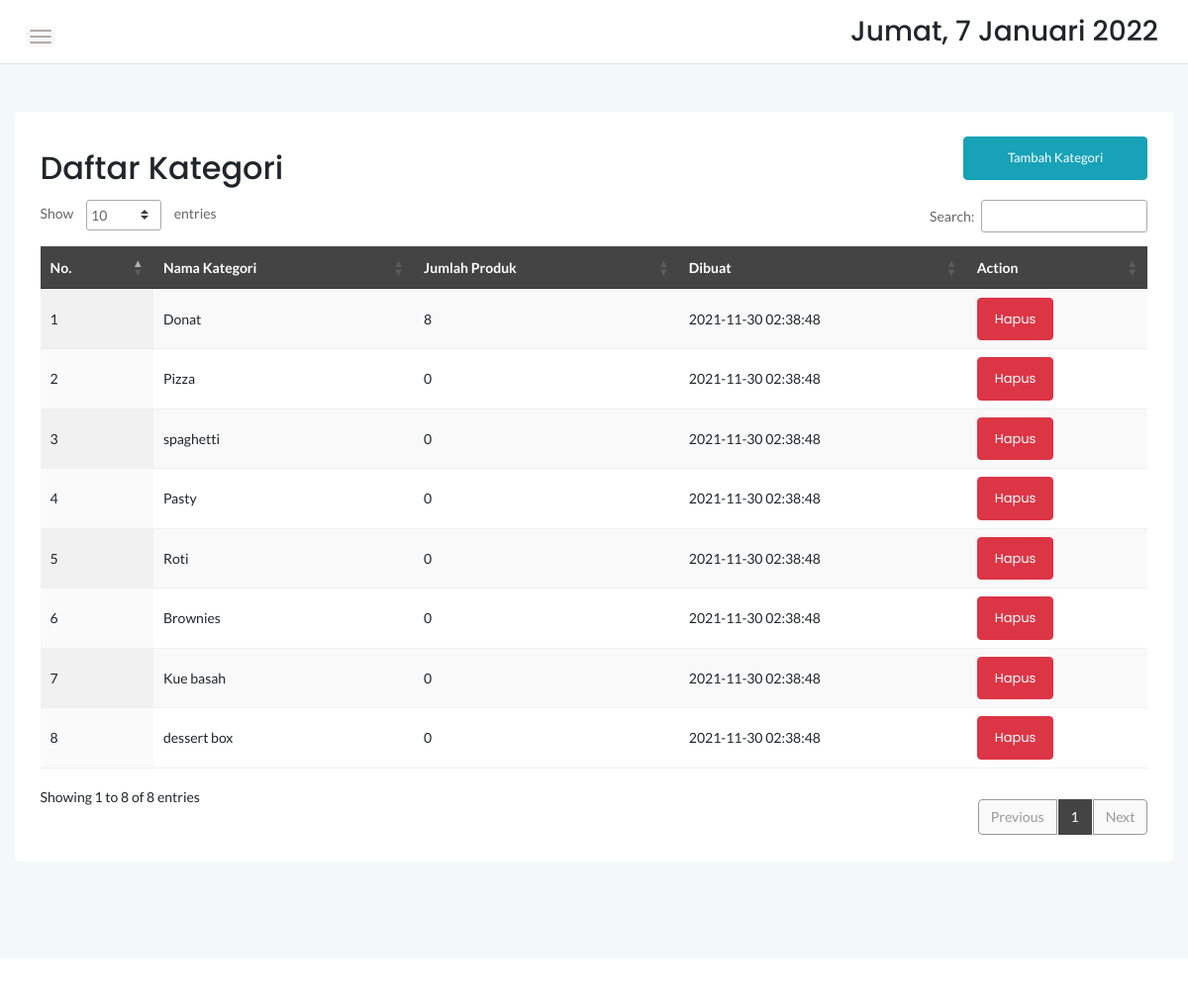
The page /admin/kategori.php on the database its author committed.
### tables this page shows
CREATE TABLE `kategori` (
  `idkategori` int(11) NOT NULL,
  `namakategori` varchar(20) NOT NULL,
  `tgldibuat` timestamp NOT NULL DEFAULT current_timestamp()
);

### admin/kategori.php (the view, shortened to what this page needs)
<?php
	include '../dbconnect.php';
	?>
<!doctype html>
<html class="no-js" lang="en">
<head>
    <link rel="stylesheet" href="assets/css/bootstrap.min.css">
    <link rel="stylesheet" href="assets/css/font-awesome.min.css">
    <link rel="stylesheet" href="assets/css/themify-icons.css">
    <link rel="stylesheet" href="assets/css/metisMenu.css">
    <link rel="stylesheet" href="assets/css/owl.carousel.min.css">
    <link rel="stylesheet" href="assets/css/slicknav.min.css">
    <link rel="stylesheet" href="https://www.amcharts.com/lib/3/plugins/export/export.css" type="text/css" media="all" />
	<link rel="stylesheet" type="text/css" href="https://cdn.datatables.net/1.10.20/css/jquery.dataTables.min.css">
    <link rel="stylesheet" type="text/css" href="https://cdn.datatables.net/1.10.20/css/jquery.dataTables.css">
    <link rel="stylesheet" type="text/css" href="https://cdn.datatables.net/1.10.20/css/dataTables.bootstrap4.min.css">
    <link rel="stylesheet" type="text/css" href="https://cdn.datatables.net/responsive/2.2.3/css/responsive.bootstrap.min.css">
    <link rel="stylesheet" type="text/css" href="https://cdn.datatables.net/responsive/2.2.3/css/responsive.jqueryui.min.css">
	<link rel="stylesheet" type="text/css" href="https://cdn.datatables.net/buttons/1.5.2/css/buttons.dataTables.min.css">
    <link rel="stylesheet" href="assets/css/typography.css">
    <link rel="stylesheet" href="assets/css/default-css.css">
    <link rel="stylesheet" href="assets/css/styles.css">
    <link rel="stylesheet" href="assets/css/responsive.css">
</head>
<body>
    <div class="page-container">
        <div class="main-content">
            <div class="header-area">
                <div class="row align-items-center">
                    <div class="col-md-6 col-sm-8 clearfix">
                        <div class="nav-btn pull-left">
                            <span></span>
                            <span></span>
                            <span></span>
                        </div>
                    </div>
                    <div class="col-md-6 col-sm-4 clearfix">
                        <ul class="notification-area pull-right">
                            <li><h3><div class="date">
						</b></div></h3>
						</li>
                        </ul>
                    </div>
                </div>
            </div>
            <div class="main-content-inner">
                <div class="row mt-5 mb-5">
                    <div class="col-12">
                        <div class="card">
                            <div class="card-body">
                                <div class="d-sm-flex justify-content-between align-items-center">
									<h2>Daftar Kategori</h2>
									<button style="margin-bottom:20px" data-toggle="modal" data-target="#myModal" class="btn btn-info col-md-2">Tambah Kategori</button>
                                </div>
                                    <div class="data-tables datatable-dark">
										 <table id="dataTable3" class="display" style="width:100%"><thead class="thead-dark">
											<tr>
												<th>No.</th>
												<th>Nama Kategori</th>
												<th>Jumlah Produk</th>
												<th>Dibuat</th>
												<th>Action</th>
											</tr></thead><tbody>
											<?php
											$brgs=mysqli_query($conn,"SELECT * from kategori order by idkategori ASC");
											$no=1;
											while($p=mysqli_fetch_array($brgs)){
												$id = $p['idkategori'];
												?>
												<tr>
													<td><?php echo $no++ ?></td>
													<td><?php echo $p['namakategori'] ?></td>
													<td><?php
														$result1 = mysqli_query($conn,"SELECT Count(idproduk) AS count FROM produk p, kategori k where p.idkategori=k.idkategori and k.idkategori='$id' order by idproduk ASC");
														$cekrow = mysqli_num_rows($result1);
														$row1 = mysqli_fetch_assoc($result1);
														$count = $row1['count'];
														if($cekrow > 0){
														echo number_format($count);
														} else {
															echo 'No data';
														}
													?></td>
													<td><?php echo $p['tgldibuat'] ?></td>
                                                    <td><a href="delete.php?id=<?= $p['idkategori'] ?>&section=kategori" class="btn btn-danger">Hapus</a></td>
												</tr>
												<?php
											}
											?>
										</tbody>
										</table>
                                    </div>
								 </div>
                            </div>
                        </div>
                    </div>
                </div>
            </div>
        </div>
        <footer>
            <div class="footer-area">
            </div>
        </footer>
</body>
</html>

### admin/assets/css/styles.css (style rules this page uses)
.page-container { width: 100%; height: 100%; min-height: 100vh; padding-left: 280px; -webkit-transition: padding-left 0.3s ease 0s; transition: padding-left 0.3s ease 0s; }
.card { border: none; border-radius: 4px; background-color: #fff; -webkit-transition: all 0.3s ease 0s; transition: all 0.3s ease 0s; }
.card-body { padding: 25.6px; padding: 1.6rem; }
.main-content { width: 100%; background: #F3F8FB; }
.main-content-inner { padding: 0 30px 50px; }
.header-area { padding: 15px 30px; background: #fff; border-bottom: 1px solid #d8e3e7; }
.nav-btn { margin-right: 30px; margin-top: 10px; cursor: pointer; }
.nav-btn span { display: block; width: 22px; height: 2px; background: #b3aaaa; margin: 4px 0; border-radius: 15px; -webkit-transition: all 0.3s ease 0s; transition: all 0.3s ease 0s; box-shadow: 0 0 0 4px rgba(99, 96, 96, 0.03); }
.notification-area { -webkit-user-select: none; -moz-user-select: none; -ms-user-select: none; user-select: none; position: relative; z-index: 1; }
.notification-area li { display: inline-block; margin-left: 20px; cursor: pointer; -webkit-user-select: none; -moz-user-select: none; -ms-user-select: none; user-select: none; }
.footer-area { text-align: center; padding: 23px 0 19px; background: #fff; }
.btn { padding: 11px 17px; font-size: 13px; letter-spacing: 0; }
table tr th { border-bottom: none; }
table tr th, table tr td { border-top: 1px solid rgba(120, 130, 140, 0.13) !important; }
table.dataTable.no-footer { border-bottom: 1px solid rgba(120, 130, 140, 0.13) !important; }
table.dataTable thead th, table.dataTable thead td { border-bottom-color: transparent; }
.datatable-dark thead { background: #444; color: #fff; }

### admin/assets/css/responsive.css (style rules this page uses)
@media (min-width: 1200px) and (max-width: 1364px) { .main-content-inner { padding: 0 15px 50px; } }
@media (min-width: 1200px) and (max-width: 1364px) { .page-container, .sbar_collapsed.page-container { padding-left: 0; } }

### rows shown on the page
kategori: namakategori "Donat", count "8", tgldibuat "2021-11-30 02:38:48"
kategori: namakategori "Pizza", count "0", tgldibuat "2021-11-30 02:38:48"
kategori: namakategori "spaghetti", count "0", tgldibuat "2021-11-30 02:38:48"
kategori: namakategori "Pasty", count "0", tgldibuat "2021-11-30 02:38:48"
kategori: namakategori "Roti", count "0", tgldibuat "2021-11-30 02:38:48"
kategori: namakategori "Brownies", count "0", tgldibuat "2021-11-30 02:38:48"
kategori: namakategori "Kue basah", count "0", tgldibuat "2021-11-30 02:38:48"
kategori: namakategori "dessert box", count "0", tgldibuat "2021-11-30 02:38:48"
